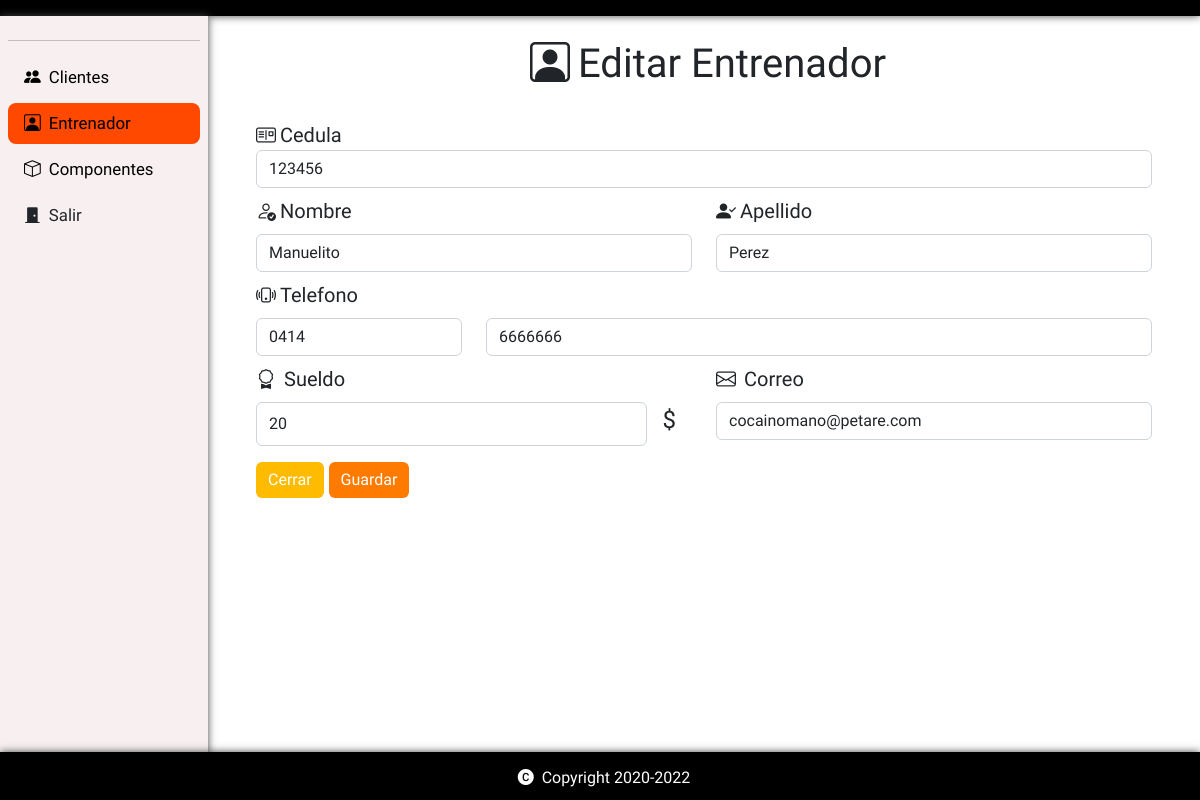
Page /admin/Trainer/trainer-editar.php?id=1 on the committed database.
### tables this page shows
CREATE TABLE `entrenador` (
  `idEntrenador` int(11) NOT NULL,
  `cedula` varchar(10) NOT NULL,
  `sueldo` decimal(10,0) NOT NULL,
  `nombre` varchar(45) NOT NULL,
  `apellido` varchar(45) NOT NULL,
  `telefono` varchar(15) NOT NULL,
  `correo` varchar(45) NOT NULL
);

### admin/Trainer/trainer-editar.php (the view, shortened to what this page needs)
<?php
include("connect.php");
$id = $_GET['id'];
$query = "SELECT*FROM entrenador WHERE idEntrenador = '$id'";
$result = mysqli_query($mysqli, $query);
$row = mysqli_fetch_array($result);
?>
<!DOCTYPE html>
<html lang="en">
<head>
  <link rel="stylesheet" href="../../scss/style.css">
  <link href="https://cdn.jsdelivr.net/npm/bootstrap@5.2.1/dist/css/bootstrap.min.css" rel="stylesheet"
>
  <link rel="stylesheet" href="https://cdn.jsdelivr.net/npm/bootstrap-icons@1.9.0/font/bootstrap-icons.css" />
</head>
<body>
  <div class="top"></div>
  <nav class="sidebar">
    <hr>
    <a href="../../admin/cliente/admin-cliente.php" class="button"><i class="bi bi-people-fill mx-2"></i>Clientes</a>
    <a href="admin-trainer.php" class="button-main"><i class="bi bi-person-square mx-2"></i>Entrenador</a>
    <a href="../../admin/Componentes/admin-componentes.php" class="button"><i class="bi bi-box mx-2"></i>Componentes</a>
    <div class="button" data-bs-toggle="modal" data-bs-target="#exit"><i class="bi bi-door-closed-fill mx-2"></i>Salir</div>
  </nav>
  <div class="container app">
    <div class="row px-4 py-3">
      <h1 class="h1 text-center my-2"><i class="bi bi-person-square mx-2"></i>Editar Entrenador</h1>
      <div class="col-12 p-2">
        <div class="row Edit-container">
          <form action="trainer-from-admin.php" method="POST">
              <label` for="name" class="form-label mt-2 fs-5"><i class="bi bi-postcard me-1"></i>Cedula</label>
                <input id="cel" class="form-control" name="cedulaR" value="<?php echo $row['cedula']; ?>" placeholder="Ingrese la cedula" required="" type="text" onkeypress="return (event.charCode >= 48 && event.charCode <= 57)">
                <div class="row">
                  <div class="col-6">
                    <label for="name" class="form-label mt-2 fs-5"><i class="bi bi-person-check me-1"></i>Nombre</label>
                    <input required type="text" id="name" class="form-control" name="nombreR" value="<?php echo $row['nombre']; ?>" placeholder="Ingrese el Nombre">
                  </div>
                  <div class="col-6">
                    <label for="name" class="form-label mt-2 fs-5"><i class="bi bi-person-check-fill me-1"></i>Apellido</label>
                    <input required type="text" id="lname" class="form-control" name="apellidoR" value="<?php echo $row['apellido']; ?>" placeholder="Ingrese el Apellido">
                  </div>
                </div>
                <label for="name" class="form-label mt-2 fs-5"><i class="bi bi-phone-vibrate me-1"></i>Telefono</label>
                <div class="row">
                  <div class="col-3">
                    <input required id="tlf1" class="form-control" name="tele1R" placeholder="XXXX" type="text" value="<?php $tele=explode("-",$row['telefono']); echo $tele [0];?>" maxlength="4" minlength="4" onkeypress="return (event.charCode >= 48 && event.charCode <= 57)">
                  </div>
                  <div class="col-9">
                    <input required type="number" id="tlf2" class="form-control" name="tele2R" placeholder="XXXXXXX" type="text" value="<?php $tele=explode("-",$row['telefono']); echo $tele [1];?>" maxlength="7" minlength="7" onkeypress="return (event.charCode >= 48 && event.charCode <= 57)">
                  </div>
                </div>
                <div class="row">
                  <div class="col-6">
                    <label for="email" class="form-label mt-2 fs-5"><i class="bi bi-award me-2"></i>Sueldo</label>
                    <div class="col-12 d-flex">
                      <input required id="tlf1" class="form-control" name="SueldoR" placeholder="XXXX" value="<?php echo $row['sueldo']; ?>" type="number"
                      maxlength="4" minlength="4">
                      <label class="form-label mx-3 fs-4"> $</label>
                    </div>
                  </div>
                  <div class="col-6">
                    <label for="email" class="form-label mt-2 fs-5"><i class="bi bi-envelope me-2"></i>Correo</label>
                    <input required type="email" id="email" class="form-control" name="correoR" value="<?php echo $row['correo']; ?>"
                      placeholder="Ingrese el correo electronico">
                  </div>
                </div>
                <div class="container py-3 px-0">
                  <button type="button" class="btn btn-secondary" data-bs-dismiss="modal">Cerrar</button>
                  <button type="submit" class="btn btn-primary">Guardar</button>
                </div>
            </form>
        </div>
      </div>
    </div>
  </div>
  <footer class="footer mt-2 mt-lg-0 p-3 d-flex w-100">
    <h2 class="h6 text-white"><i class="bi bi-c-circle-fill mx-2"></i>Copyright 2020-2022</h2>
  </footer>
</body>
</html>

### scss/style.css (style rules this page uses)
html * { font-family: "Heebo" !important; }
html { min-height: calc(100vh - 3rem) !important; position: relative; }
a { text-decoration: none !important; color: black !important; }
body { margin: 0; }
.top { width: 100%; height: 1rem; background-color: black; box-shadow: 0 0 0.5rem rgb(68, 68, 68); }
.btn { border: none !important; color: white !important; }
.btn-primary { background-color: rgb(255, 123, 0) !important; }
.btn-secondary { background-color: rgb(255, 187, 0) !important; }
.sidebar { position: fixed; margin: 0; padding: 0.5rem; width: 13rem; height: 100%; background-color: rgb(248, 240, 240); box-shadow: 0 0 0.5rem rgb(68, 68, 68); }
.sidebar .button, .sidebar .button-main { font-size: 1.05rem; padding: 0.5rem; display: block; cursor: pointer; margin: 0.3rem 0; border-radius: 0.5rem; transition: background-color 0.3s; }
.sidebar .button-main { background-color: rgb(255, 72, 0); }
.app { width: calc(100% - 13rem) !important; margin-left: 13rem !important; }
.Edit-container { padding: 1rem; height: calc(100vh - 11rem); overflow-y: scroll; }
.footer { height: 3rem; position: absolute !important; bottom: -3rem; background-color: black; box-shadow: 0 0 0.5rem rgb(68, 68, 68); flex-direction: column; align-items: center; }

### rows in the picture
entrenador: cedulaR "123456", nombreR "Manuelito", apellidoR "Perez", tele1R "0414", tele2R "6666666", SueldoR "20", correoR "cocainomano@petare.com"
